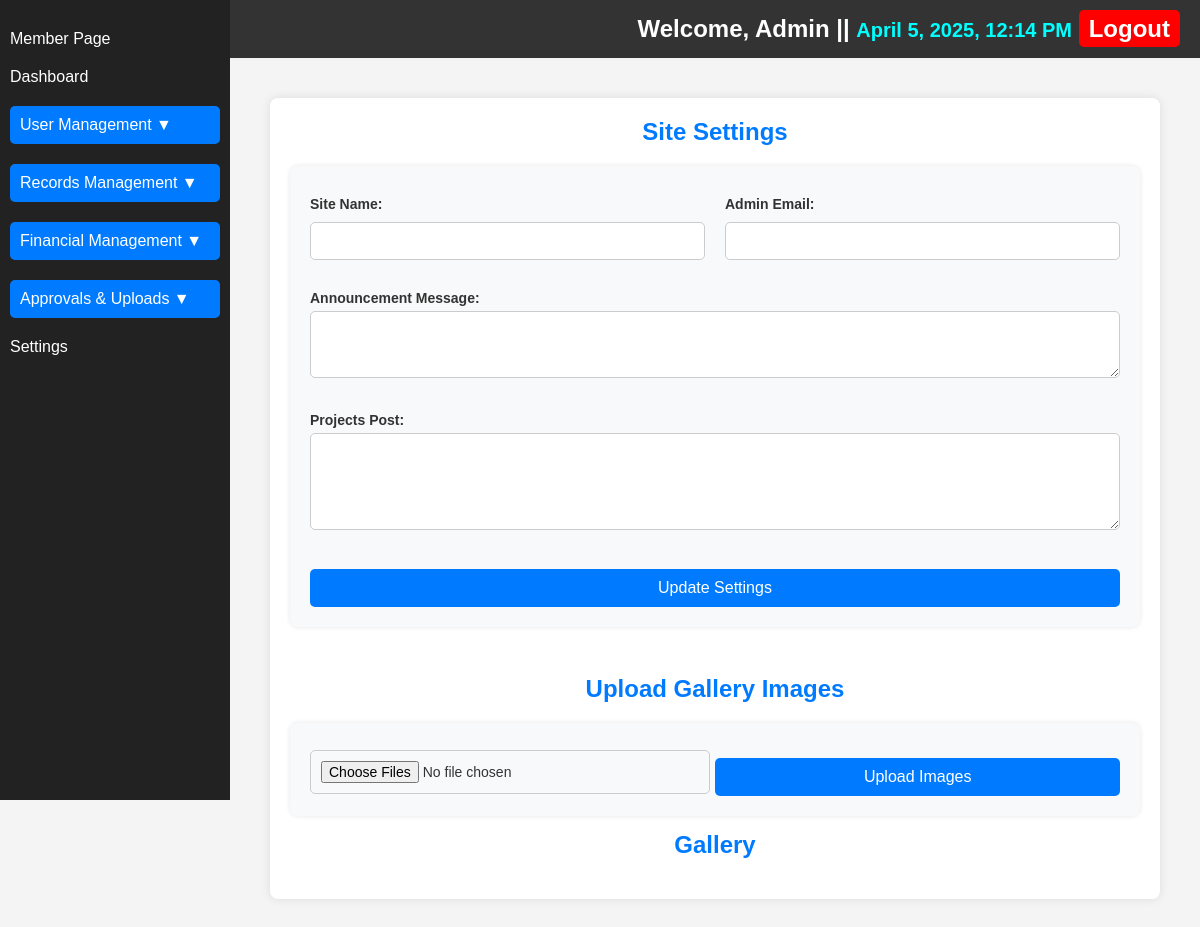
The app's page /admin/settings.php (signed in), older data.
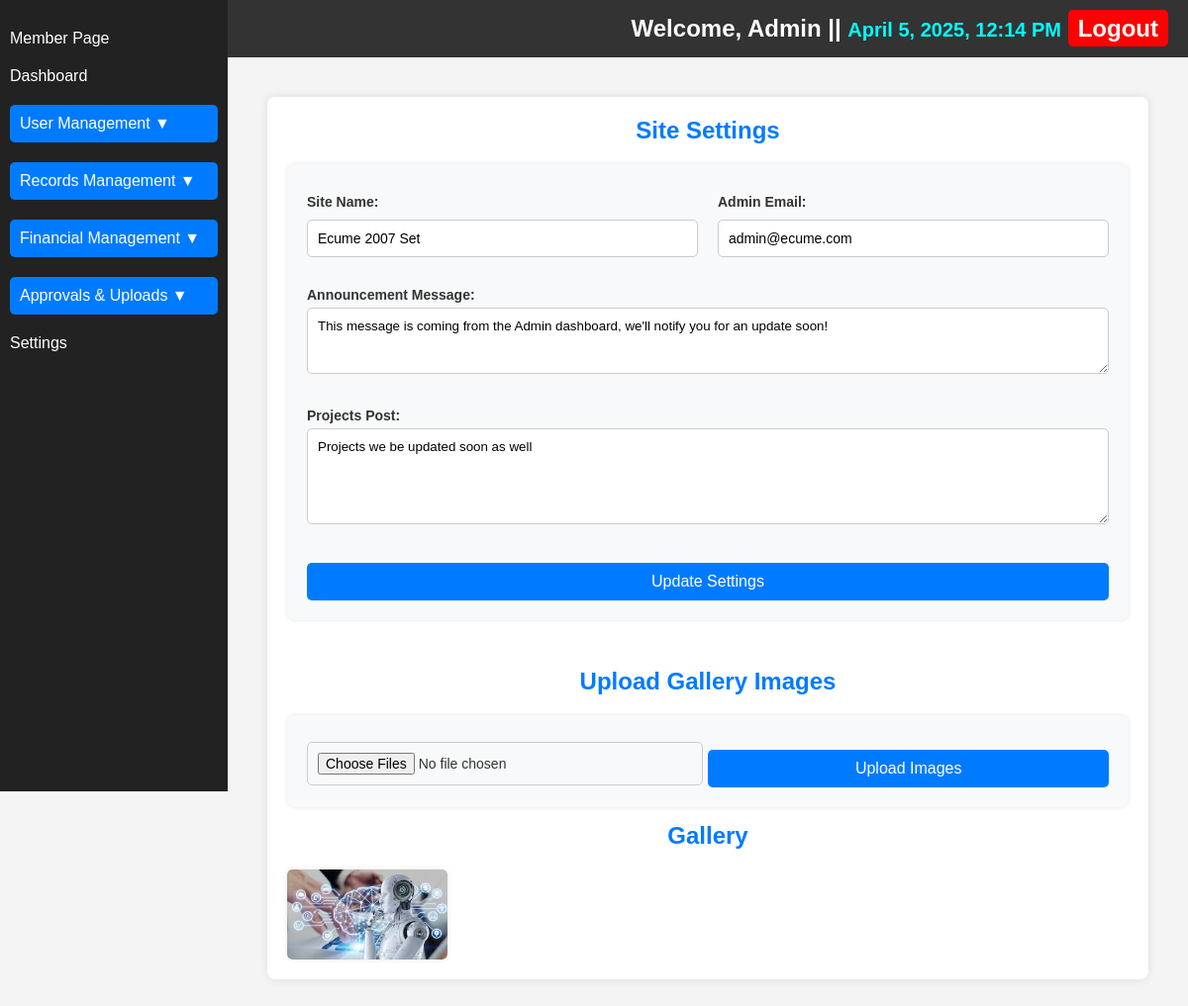
The same page, newer data.
### tables this page shows
CREATE TABLE `settings` (
  `id` int(11) NOT NULL,
  `site_name` varchar(255) NOT NULL,
  `admin_email` varchar(255) NOT NULL,
  `logo_url` varchar(255) DEFAULT NULL,
  `maintenance_mode` tinyint(1) DEFAULT 0,
  `footer_text` text DEFAULT NULL,
  `updated_at` timestamp NOT NULL DEFAULT current_timestamp() ON UPDATE current_timestamp(),
  `announcement` text DEFAULT NULL,
  `projects_post` text DEFAULT NULL
);

CREATE TABLE `gallery` (
  `id` int(11) NOT NULL,
  `image_path` varchar(255) NOT NULL,
  `uploaded_at` timestamp NOT NULL DEFAULT current_timestamp(),
  `user_id` int(11) NOT NULL
);

### admin/settings.php (the view, shortened to what this page needs)
<?php
require_once "../includes/db.php";
$stmt = $pdo->query("SELECT * FROM settings ORDER BY id DESC LIMIT 1");
$settings = $stmt->fetch(PDO::FETCH_ASSOC);
$stmt = $pdo->query("SELECT * FROM gallery ORDER BY id DESC");
$gallery_images = $stmt->fetchAll(PDO::FETCH_ASSOC);
?>
<?php include "../includes/admin_header.php"; ?>
<div class="admin-container">
    <?php include "../includes/admin_sidebar.php"; ?>
    <main class="admin-main">
        <h2>Site Settings</h2>
        <form method="POST" enctype="multipart/form-data" class="two-column-form">
            <div class="form-group">
                <label for="site_name">Site Name:</label>
                <input type="text" name="site_name" value="<?php echo htmlspecialchars($settings['site_name'] ?? ''); ?>" required>
            </div>
            <div class="form-group">
                <label for="admin_email">Admin Email:</label>
                <input type="email" name="admin_email" value="<?php echo htmlspecialchars($settings['admin_email'] ?? ''); ?>" required>
            </div>
            <div class="form-group full-width">
                <label for="announcement">Announcement Message:</label>
                <textarea name="announcement" rows="3"><?php echo htmlspecialchars($settings['announcement'] ?? ''); ?></textarea>
            </div>
            <div class="form-group full-width">
                <label for="projects_post">Projects Post:</label>
                <textarea name="projects_post" rows="5"><?php echo htmlspecialchars($settings['projects_post'] ?? ''); ?></textarea>
            </div>
            <div class="form-group full-width">
                <button type="submit">Update Settings</button>
            </div>
        </form>
        <h2 style="margin-top: 3rem;">Upload Gallery Images</h2>
        <form method="POST" enctype="multipart/form-data">
            <input type="file" name="gallery_images[]" multiple accept="image/*">
            <button type="submit">Upload Images</button>
        </form>
        <h2>Gallery</h2>
        <div class="gallery">
            <?php foreach ($gallery_images as $image): ?>
                <div class="gallery-item">
                    <img src="../uploads/gallery/<?php echo htmlspecialchars($image['image_path']); ?>" alt="Gallery Image">
                </div>
            <?php endforeach; ?>
        </div>
    </main>
</div>

### includes/admin_header.php (shortened to what this page needs)
<!DOCTYPE html>
<html lang="en">
<head>
    <link rel="stylesheet" href="../assets/css/admin_style.css">
</head>
<body>
<header class="admin-header">
    <div class="logo">ECUME Admin</div>
    <div class="user-info">
        <span>Welcome, Admin ||</span>
        <span style="color: cyan; font-size:smaller"><?php echo date("F j, Y, g:i A"); ?></span>
        <a href="../admin/logout.php" class="logout-btn">Logout</a>
    </div>
</header>

### includes/admin_sidebar.php (shortened to what this page needs)
<aside class="sidebar">
    <ul>
        <li><a href="../index.php">Member Page</a></li>
        <li><a href="admin_dashboard.php">Dashboard</a></li>
        <li class="submenu">
            <a href="#">User Management ▼</a>
        </li>
        <li class="submenu">
            <a href="#">Records Management ▼</a>
        </li>
        <li class="submenu">
            <a href="#">Financial Management ▼</a>
        </li>
        <li class="submenu">
            <a href="#">Approvals & Uploads ▼</a>
        </li>
        <li><a href="settings.php">Settings</a></li>
    </ul>
</aside>

### assets/css/admin_style.css (style rules this page uses)
* { margin: 0; padding: 0; box-sizing: border-box; font-family: Arial, sans-serif; }
.admin-header { background: #333; color: white; padding: 15px 20px; display: flex; justify-content: space-between; align-items: center; }
.admin-header .logo { font-size: 20px; font-weight: bold; }
.admin-header .logout-btn { color: white; text-decoration: none; background: red; padding: 5px 10px; border-radius: 5px; }
.sidebar { width: 230px; height: 100vh; background: #222; color: white; padding-top: 20px; position: fixed; top: 0; left: 0; overflow-y: auto; }
.sidebar ul { list-style: none; }
.sidebar ul li { padding: 15px 20px; }
.sidebar ul li a { color: white; text-decoration: none; display: block; }
.admin-container { display: flex; flex-grow: 1; margin-left: 230px; padding: 20px; width: calc(100% - 230px); }
.admin-main { padding: 20px; }
body { background-color: #f4f4f4; color: #333; padding: 20px; }
header { background: #004080; color: white; padding: 15px 20px; text-align: center; font-size: 24px; font-weight: bold; }
h2 { text-align: center; color: #004080; margin-bottom: 20px; }
form { display: flex; gap: 5px; align-items: center; }
button { background: #28a745; color: white; padding: 6px 10px; border: none; border-radius: 4px; cursor: pointer; font-size: 14px; transition: 0.3s; }
.gallery { display: grid; grid-template-columns: repeat(auto-fill, minmax(150px, 1fr)); gap: 10px; margin-top: 20px; }
.gallery-item img { width: 100%; height: auto; display: block; border-radius: 5px; }
.admin-main { flex: 1; min-width: 500px; padding: 2rem; background: white; margin: 20px 20px 20px 15px; border-radius: 8px; box-shadow: 0 0 10px rgba(0, 0, 0, 0.1); }
.admin-main h2 { font-size: 24px; margin-bottom: 20px; color: #007bff; text-align: center; }
.admin-main form { background: #f8f9fa; padding: 20px; border-radius: 8px; box-shadow: 0 0 5px rgba(0, 0, 0, 0.1); margin-bottom: 15px; }
.admin-main label { font-weight: bold; display: block; margin-top: 10px; font-size: 14px; }
.admin-main input[type="text"], .admin-main input[type="email"], .admin-main input[type="password"], .admin-main input[type="file"] { width: 100%; padding: 10px; margin-top: 5px; border: 1px solid #ccc; border-radius: 5px; font-size: 14px; }
.admin-main button { background-color: #007bff; color: white; border: none; padding: 10px 15px; margin-top: 15px; cursor: pointer; border-radius: 5px; width: 100%; font-size: 16px; transition: 0.3s ease; }

### includes/admin_sidebar.php (style rules this page uses)
.sidebar ul { list-style-type: none; padding: 0; }
.sidebar ul li { padding: 10px; }
.submenu a { cursor: pointer; display: block; padding: 10px; background: #007bff; color: white; border-radius: 5px; }

### admin/settings.php (style rules this page uses)
body { font-family: Arial, sans-serif; background-color: #f4f4f4; margin: 0; padding: 0; }
.admin-container { display: flex; min-height: 100vh; }
.admin-main { flex: 1; padding: 20px; background: white; margin: 20px; border-radius: 8px; box-shadow: 0 0 10px rgba(0, 0, 0, 0.1); }
form { background: #fff; padding: 20px; border-radius: 8px; box-shadow: 0 0 10px rgba(0, 0, 0, 0.1); }
.two-column-form { display: flex; flex-wrap: wrap; gap: 20px; }
.form-group { flex: 1; min-width: 300px; }
.full-width { flex: 100%; }
label { display: block; margin-bottom: 5px; font-weight: bold; }
input, textarea { width: 100%; padding: 10px; border: 1px solid #ccc; border-radius: 5px; }
button { background: #007bff; color: white; border: none; padding: 10px; cursor: pointer; border-radius: 5px; width: 100%; font-size: 16px; }
.gallery { display: grid; grid-template-columns: repeat(auto-fill, minmax(150px, 1fr)); gap: 10px; margin-top: 20px; }
.gallery-item { border-radius: 5px; overflow: hidden; box-shadow: 0 0 5px rgba(0, 0, 0, 0.1); }
.gallery img { width: 100%; height: auto; display: block; }

Row changes from the older to the newer data that the page shows:
added settings: site_name "Ecume 2007 Set", admin_email "admin@ecume.com", announcement "This message is coming from the Admin dashboard, we'll notify you for an update soon!", projects_post "Projects we be updated soon as well"
added gallery: image_path (picture)
